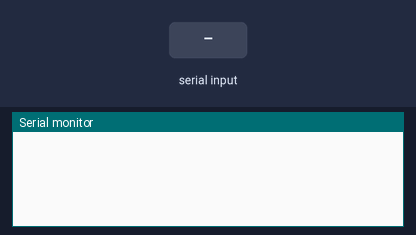
A sketch run on a simulated Arduino Uno, built with avr-gcc and run on an emulated ATmega328P. Shown: the last lines printed to the serial monitor. Inputs (shaded band) come from the test bench.

Above: at 0.9 s.
1.0 s: "S" received over Serial
At 2.1 s:
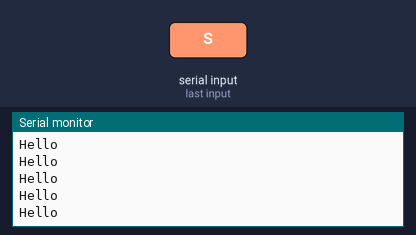
2.9 s: "b" received over Serial
At 3.7 s:
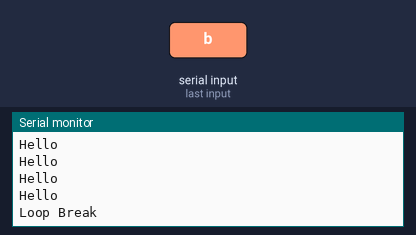

Measured:
- after the input at 1.0 s, the serial monitor: prints a new line at once (image 1)
- after the input at 2.9 s, the serial monitor: prints a new line after 0.07 s (image 2)

The sketch:

Nested_while_loop.ino
```cpp
void setup()
{
Serial.begin(9600);
while(1){
if(Serial.read()=='S'){
{
while(1){Serial.println("Hello");
if(Serial.read()=='b')break;}
}
Serial.println("Loop Break");
}}
}
void loop()
{
}
```
